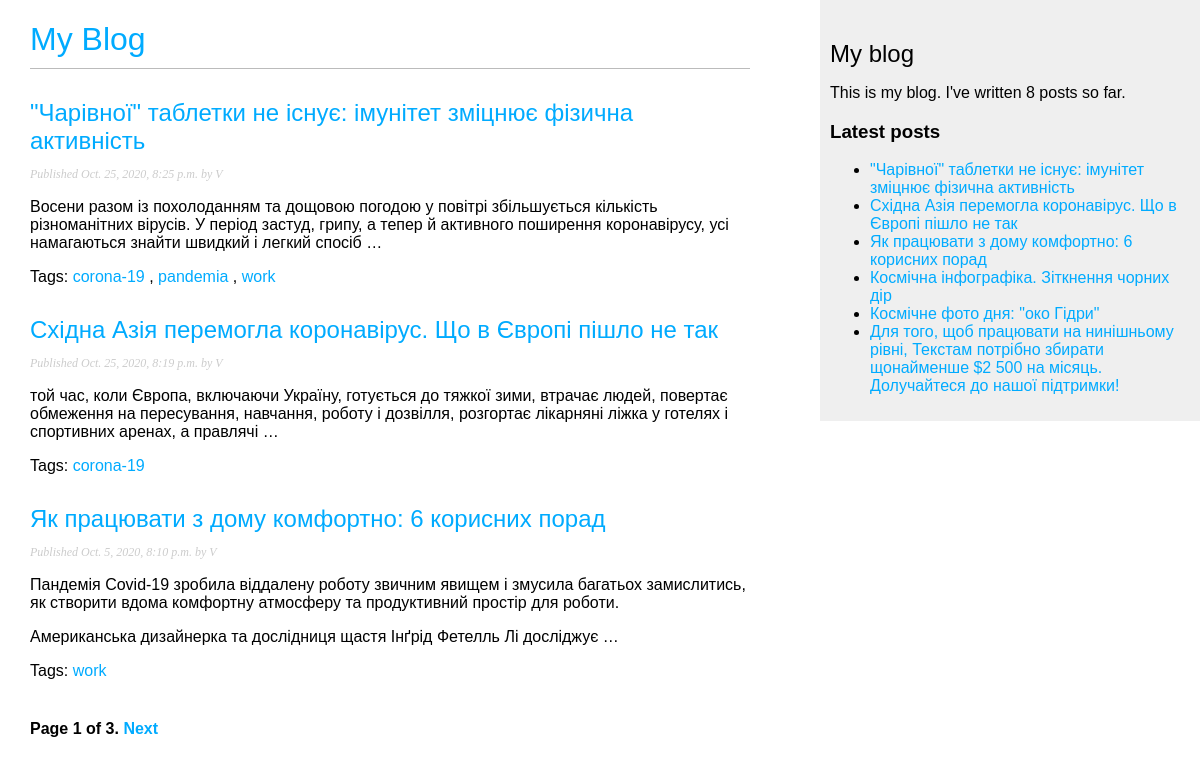
Before: / with the older database file.
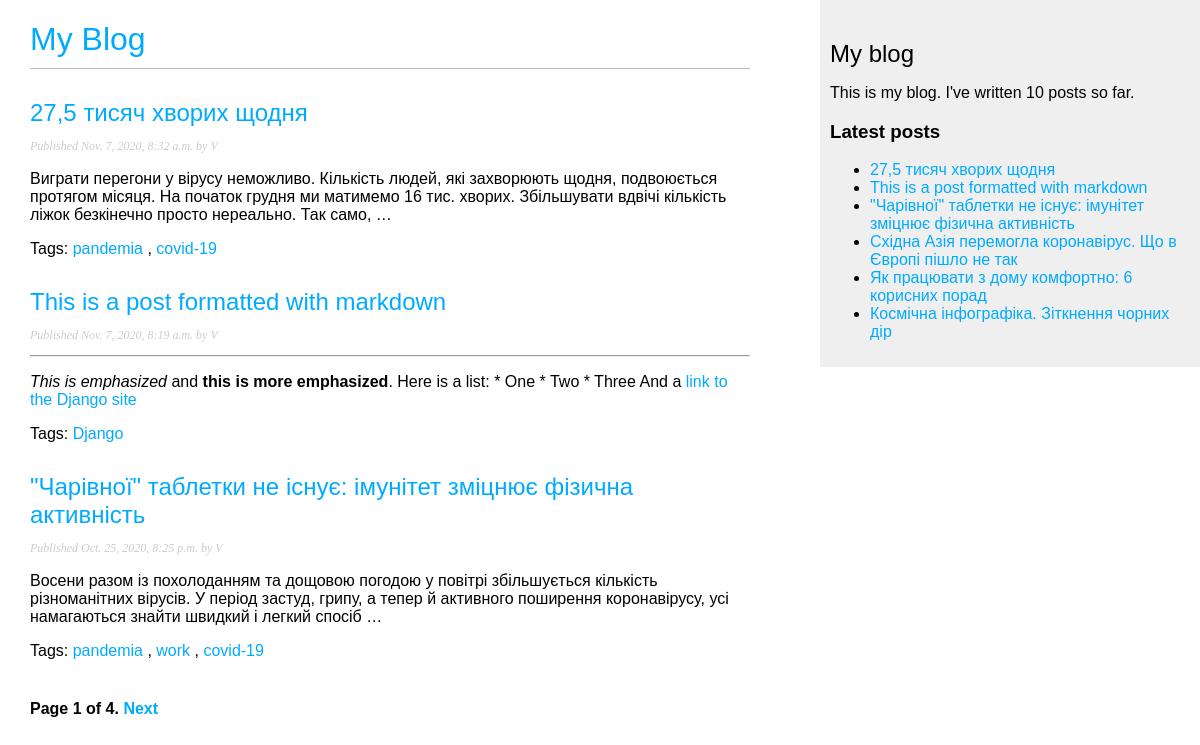
After: the same page with the newer database file.
### blog/models.py (models this page shows, shortened)
class Post(models.Model):
    STATUS_CHOICES = (('draft', 'Draft'), ('published', 'Published'),)
    title = models.CharField(max_length=250)
    slug = models.SlugField(max_length=250, unique_for_date='publish')
    author = models.ForeignKey(User, on_delete=models.CASCADE, related_name='blog_posts')
    body = models.TextField()
    publish = models.DateTimeField(default=timezone.now)
    created = models.DateTimeField(auto_now_add=True)
    updated = models.DateTimeField(auto_now=True)
    status = models.CharField(max_length=10, choices=STATUS_CHOICES, default='draft')
    objects = models.Manager()  # Менеджер по умолчанию.
    published = PublishedManager() # Наш новый менеджер.
    tag = TaggableManager()
    class Meta:
        ordering = ('-publish',)
    def get_absolute_url(self):
        return reverse('blog:post_detail',
                       args=[self.publish.year, self.publish.month, self.publish.day, self.slug])

### blog/views.py (the view)
# urls.py: path('', views.post_list, name='post_list'),
def post_list(request, tag_slug=None):
    object_list = Post.published.all()
    tag = None
    paginator = Paginator(object_list, 3)  # По 3 статьи на каждой странице.
    page = request.GET.get('page')
    if tag_slug:
        tag = get_object_or_404(Tag, slug=tag_slug)
        object_list = object_list.filter(tag__in=[tag])
        paginator = Paginator(object_list, 2)
    try:
        posts = paginator.page(page)
    except PageNotAnInteger:
        posts = paginator.page(1)  # Если указанная страница не является целым числом.
    except EmptyPage:
        posts = paginator.page(paginator.num_pages)  # Если указанный номер больше, чем всего страниц, возвращаем последнюю.
    return render(request, 'blog/post/list.html', {'page': page, 'posts': posts, 'tag': tag})

### blog/models.py (called while the page is built)
    def get_queryset(self):
        return super().get_queryset().filter(status='published')

### blog/templatetags/blog_tags.py (called while the page is built)
@register.simple_tag
def total_posts():
    return Post.published.count()

@register.inclusion_tag('blog/post/latest_posts.html')
def show_latest_posts(count=5):
    latest_posts = Post.published.order_by('-publish')[:count]
    return {'latest_posts': latest_posts}

@register.filter(name='markdown')
def markdown_format(text):
    return mark_safe(markdown.markdown(text))

### blog/templates/blog/post/list.html (shortened to what this page needs)
{% extends "blog/base.html" %}
{% load blog_tags%}
{% block content %}
<h1><a href="{{'/' }}">My Blog </a></h1>
{% for post in posts %}
    <h2>
    <a href="{{ post.get_absolute_url }}">{{ post.title }}</a>
    </h2>
    <p class="date">Published {{ post.publish }} by {{ post.author }}</p>
    {{ post.body| markdown|truncatewords_html:30 }}
    <p class="tags">
        Tags:
        {% for tag in post.tag.all %}
        <a href="{% url 'blog:post_list_by_tag' tag.slug %}">
        {{ tag.name }}
        </a>
        {% if not forloop.last %}, {% endif %}
        {% endfor %}
        </p>
{% endfor %}
{% include "blog/post/pagination.html" with page=posts %}
{% endblock %}

### blog/templates/blog/post/latest_posts.html
<ul>
{% for post in latest_posts %}
<li><a href="{{ post.get_absolute_url }}">{{ post.title }}</a></li>
{% endfor %}
</ul>

Changed rows visible on the page:
no longer on this page (row unchanged): Post: title "Космічне фото дня: \"око Гідри\"", shown under "Latest posts"
no longer on one of the page's lists (row unchanged): Post: title "Східна Азія перемогла коронавірус. Що в Європі пішло не так", publish "Oct. 25, 2020, 8:19 p.m.", author "V", body "той час, коли Європа, включаючи Україну, готується до тяжкої зими, втрачає людей, повертає обмеження на пересування, навчання, роботу і дозвілля, розгортає лікарняні ліжка у готелях і спортивних аренах, а правлячі …"
no longer on this page (row unchanged): Post: title "Для того, щоб працювати на нинішньому рівні, Текстам потрібно збирати щонайменше $2 500 на місяць. Долучайтеся до нашої підтримки!", shown under "Latest posts"
no longer on one of the page's lists (row unchanged): Post: title "Як працювати з дому комфортно: 6 корисних порад", publish "Oct. 5, 2020, 8:10 p.m.", author "V", body "Пандемія Covid-19 зробила віддалену роботу звичним явищем і змусила багатьох замислитись, як створити вдома комфортну атмосферу та продуктивний простір для роботи. Американська дизайнерка та дослідниця щастя Інґрід Фетелль Лі досліджує …"
added Post: title "27,5 тисяч хворих щодня", publish "Nov. 7, 2020, 8:32 a.m.", author "V", body "Виграти перегони у вірусу неможливо. Кількість людей, які захворюють щодня, подвоюється протягом місяця. На початок грудня ми матимемо 16 тис. хворих. Збільшувати вдвічі кількість ліжок безкінечно просто нереально. Так само, …", Tag (name "pandemia")
added Tag: name "covid-19"
added Post: title "This is a post formatted with markdown", publish "Nov. 7, 2020, 8:19 a.m.", author "V", body "This is emphasized and this is more emphasized . Here is a list: * One * Two * Three And a link to the Django site"
added Tag: name "Django", shown under "This is a post formatted with markdown"
changed Post "\"Чарівної\" таблетки не існує: імунітет зміцнює фізична активність": loses Tag (name "corona-19")
shown differently, row unchanged: Tag "work": now shows ","
computed for Post "Східна Азія перемогла коронавірус. Що в Європі пішло не так": loses Tag (name "corona-19")
computed for Post "Як працювати з дому комфортно: 6 корисних порад": loses Tag (name "work")
Other visible differences:
{{ page.paginator.num_pages }}: "3" → "4"
text no longer shown: "8"
text now shown: "10"
